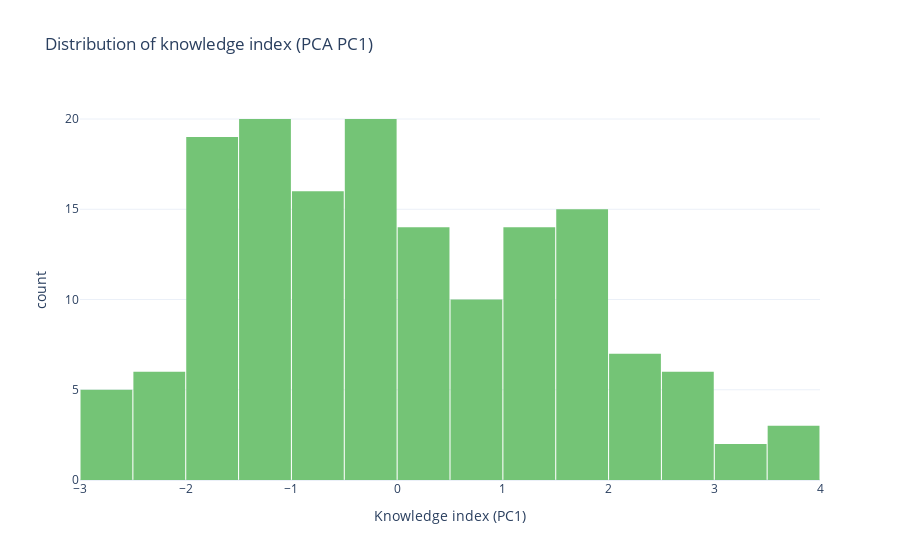

The code cell stored with this chart in its notebook:
### Code cell
fig_knowledge = px.histogram(
    df.dropna(subset=["knowledge_index_pca"]),
    x="knowledge_index_pca",
    nbins=25,
    title="Distribution of knowledge index (PCA PC1)",
    labels={"knowledge_index_pca": "Knowledge index (PC1)"},
    color_discrete_sequence=[px.colors.sequential.Greens[4]],
)
fig_knowledge.update_layout(bargap=0.02, showlegend=False)
fig_knowledge.show()

fig_knowledge.write_html(images_path / "knowledge_index_hist.html")
fig_knowledge.write_image(images_path / "knowledge_index_hist.png", width=800, height=500, scale=3)
print("Saved knowledge_index_hist.html and .png")

### Figure 1 — Plotly figure (JSON) as saved in the notebook; plotly's stock layout.template omitted (floating-point values rounded to 4 significant figures; data arrays with more than 128 entries replaced by an {"elided": "..."} marker saying what was removed)
{"data": [{"bingroup": "x", "hovertemplate": "Knowledge index (PC1)=%{x}<br>count=%{y}<extra></extra>", "legendgroup": "", "marker": {"color": "rgb(116,196,118)", "pattern": {"shape": ""}}, "name": "", "nbinsx": 25, "orientation": "v", "showlegend": false, "type": "histogram", "x": {"elided": "157 float values"}, "xaxis": "x", "yaxis": "y"}], "layout": {"bargap": 0.02, "barmode": "relative", "legend": {"tracegroupgap": 0}, "showlegend": false, "title": {"text": "Distribution of knowledge index (PCA PC1)"}, "xaxis": {"anchor": "y", "domain": [0, 1], "title": {"text": "Knowledge index (PC1)"}}, "yaxis": {"anchor": "x", "domain": [0, 1], "title": {"text": "count"}}}}
